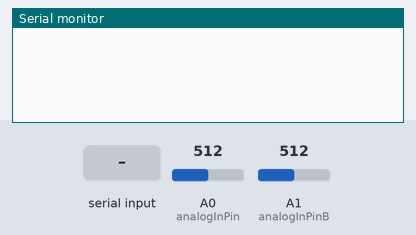
The sketch below on a simulated Arduino Uno, built with avr-gcc and run on an emulated ATmega328P. On the bench: the last lines printed to the serial monitor. The test bench sets the inputs (shaded band); at power-on: A0 (analogInPin) = 512, A1 (analogInPinB) = 512.

Above: at 1.7 s.
1.8 s: "0" received over Serial
At 1.96 s:
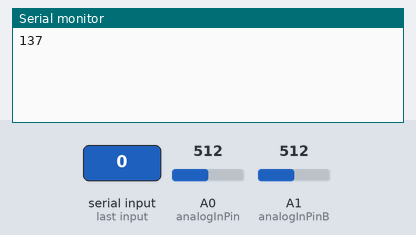
3.7 s: A0 (analogInPin) set to 716
At 3.76 s:
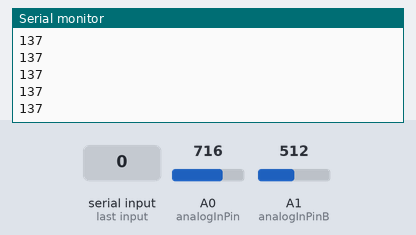
5.2 s: A1 (analogInPinB) set to 306
At 5.36 s:
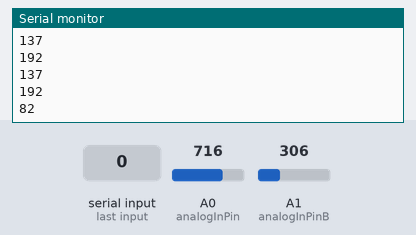
6.7 s: A0 (analogInPin) set to 900
At 6.76 s:
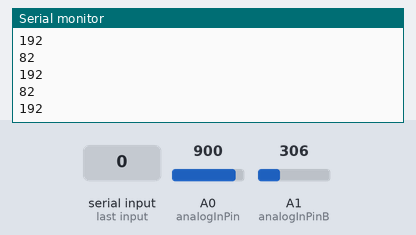
8.2 s: A1 (analogInPinB) set to 122
At 8.37 s:
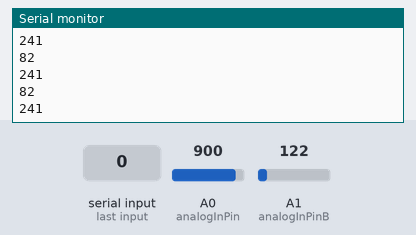
Timing chart, 0 to 10.7 s (numbered marks = the images above; inputs shaded):
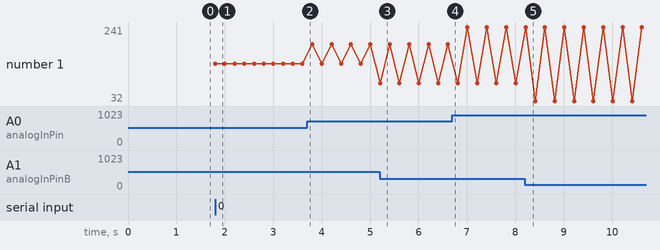

Measured:
- after the input at 1.8 s, the serial monitor: prints a new line at once (image 1)
- after the input at 5.2 s, the serial monitor: prints a new line at once (image 3)
- plotted number 1: 137 → 192 after the input at 3.7 s

The sketch:

sketch_feb04a.ino
```cpp
int state = 5;
int sensor = 0;
int finish = 0;

const int analogInPin = A0;
const int analogInPinB = A1;

int sensorValue = 0;        // Read  A0
int sensorValueB = 0;       // Read  A1

void setup()
{
  delay(500);
  Serial.begin(9600);

}

void loop()
{

  state = Serial.read();
  while(state == 48)
  {

    //int variableA = int(map(sensorValue, 0, 1023, 0, 275));
    //int variableB = int(map(sensorValueB, 0, 1023, 0, 275));

    sensor = Serial.read();

    if(sensor == 49);
    {
      sensorValue = analogRead(analogInPin);                       //Read first sensor
      int variableA = int(map(sensorValue, 0, 1023, 0, 275));      //Mapping to 275, because it is the range of the processing plot, from 0 to 275
      //Serial.print("SENSOR_ONE");
      Serial.println(variableA);                                   //Send data over usart
      delay(200);                                                  //Delay in order that GUI process the next data

      sensorValueB = analogRead(analogInPinB);                     //Read second sensor
      int variableB = int(map(sensorValueB, 0, 1023, 0, 275));     //Mapping to 275, because it is the range of the processing plot, from 0 to 275
      //Serial.print("SENSOR _TWO");
      Serial.println(variableB);                                   //Send data over usart
      delay(200);

    }

  }

}
```
